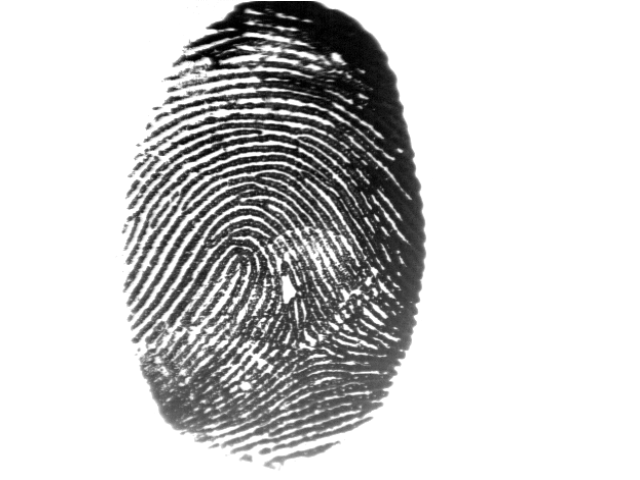
#> input picture Pictures/fingerprint.tif, 640 x 480 px
$ python main.py
#> lines starting #> are read from the running program, lines starting #| are printed output that depends on the picture
### imageProcessing.py
import cv2
import numpy as np
from PIL import Image


# [19 lines left out: function DFT, not called in this run]


def IDFT(M, N, magnitude_spectrum, phase_spectrum):
    """
    使用相角重建图像（假设单位幅值），并手动实现中心化和反傅里叶变换。

    参数:
        phase_spectrum (numpy.ndarray): 输入的相角矩阵。
        save_path (str): 保存重建图像的路径。

    返回:
        reconstructed_image (numpy.ndarray): 反傅里叶变换后的图像。
    """
    # 构造单位幅值的复数频谱
    complex_spectrum = magnitude_spectrum * np.exp(1j * phase_spectrum)  # 复数形式

    # [11 lines of commented-out code are left out]
    reconstructed_image = np.abs(np.fft.ifft2(complex_spectrum))

    return reconstructed_image


def centerImage(image):
    """
    对图像进行中心化处理，乘以 (-1)^(x+y)
    参数:
        image (numpy.ndarray): 输入的灰度图像。
    返回:
        centered_image (numpy.ndarray): 中心化处理后的图像。
    """
    M, N = image.shape
    centered_image = np.zeros_like(image, dtype=np.float64)
    for x in range(M):
        for y in range(N):
            centered_image[x, y] = image[x, y] * ((-1) ** (x + y))
    return centered_image


def translate_image(image, tx, ty):
    """
    对图像进行平移操作。

    参数:
        image (numpy.ndarray): 输入的灰度图像。
        tx (int): 沿水平方向平移的像素数（正值右移，负值左移）。
        ty (int): 沿垂直方向平移的像素数（正值下移，负值上移）。
    返回:
        translated_image (numpy.ndarray): 平移后的图像。
    """
    rows, cols = image.shape
    # 创建平移矩阵
    M = np.float32([[1, 0, tx], [0, 1, ty]])
    # 应用仿射变换
    translated_image = cv2.warpAffine(image, M, (cols, rows), borderValue=(255, 255, 255))
    return translated_image


def rotate_image(image, angle, center=None, scale=1.0):
    """
    对图像进行旋转，并以旋转中心为中心裁切到原始大小，边界填充为白色。

    参数:
        image (numpy.ndarray): 输入的灰度图像。
        angle (float): 旋转角度（以度为单位，正值为逆时针方向）。
        scale (float): 缩放比例，默认为 1.0。
    返回:
        cropped_image (numpy.ndarray): 旋转并裁切到原始大小的图像。
    """
    rows, cols = image.shape

    # 计算旋转角度的弧度值
    angle_rad = np.radians(angle)

    # 计算旋转后的图像宽高
    new_width = int(abs(rows * np.sin(angle_rad)) + abs(cols * np.cos(angle_rad)))
    new_height = int(abs(rows * np.cos(angle_rad)) + abs(cols * np.sin(angle_rad)))

    # 计算新的中心点
    new_center = (new_width // 2, new_height // 2)

    # 创建旋转矩阵，并调整中心点到新图像中心
    rotation_matrix = cv2.getRotationMatrix2D((cols // 2, rows // 2), angle, scale)
    rotation_matrix[0, 2] += new_center[0] - cols // 2
    rotation_matrix[1, 2] += new_center[1] - rows // 2

    # 应用仿射变换，输出图像大小调整为新宽高，边界填充为白色
    rotated_image = cv2.warpAffine(image, rotation_matrix, (new_width, new_height), borderValue=(255, 255, 255))

    # 计算裁剪区域，以原始中心为基准裁切原始大小
    start_x = new_center[0] - cols // 2
    start_y = new_center[1] - rows // 2
    cropped_image = rotated_image[start_y:start_y + rows, start_x:start_x + cols]

    return cropped_image

### main.py
import matplotlib.pyplot as plt
from matplotlib import rcParams
from imageProcessing import *

# 设置中文字体为 SimHei
rcParams['font.family'] = 'SimHei'

# 另外可以设置负号显示正确
rcParams['axes.unicode_minus'] = False

if __name__ == "__main__":
    # 读取图像并转换为灰度图像
    path = "./Pictures/fingerprint.tif"
    image = cv2.imread(path, cv2.IMREAD_GRAYSCALE)
#> image is the input picture: shape (480, 640); min 0, max 255, mean 204.8

    # 如果图像读取失败，给出提示
    if image is None:
        print("无法读取图像，请检查图像路径")
        exit()

    # 获取图像的尺寸
    M, N = image.shape
#> M = 480; N = 640

    # 将图像数据类型转换为 float64，以支持负数
    image = image.astype(np.float64)

    # 计算傅里叶变换
    F = np.fft.fft2(image)
    # F = DFT(image)

    # 计算频谱的幅度
    original_magnitude_spectrum = np.abs(F)

    # 计算相位图
    phase = np.angle(F)

    # 保存原始频谱图
    plt.figure(figsize=(6, 6))
    plt.imshow(original_magnitude_spectrum, cmap='gray')
    plt.axis('off')
    plt.savefig('./Pictures/original_frequency_spectrum.png', dpi=300, bbox_inches='tight', pad_inches=0)
    plt.close()  # 关闭当前图形

    '''对数化'''
    # 对原始频谱取对数
    log_magnitude_spectrum = np.log(original_magnitude_spectrum + 1)
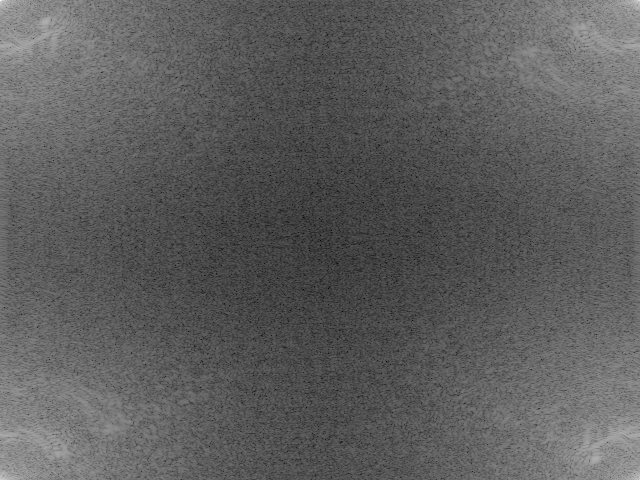
#> log_magnitude_spectrum: shape (480, 640) float64; min 2.05, max 17.96, mean 7.91; drawn with min black and max white

    # 保存频谱图
    plt.figure(figsize=(6, 6))
    plt.imshow(log_magnitude_spectrum, cmap='gray')
    plt.axis('off')
    plt.savefig('./Pictures/log_frequency_spectrum.png', dpi=300, bbox_inches='tight', pad_inches=0)
    plt.close()  # 关闭当前图形

    '''中心化'''
    centered_image = centerImage(image)
#> after the loop in centerImage, `for x in range(M):`:
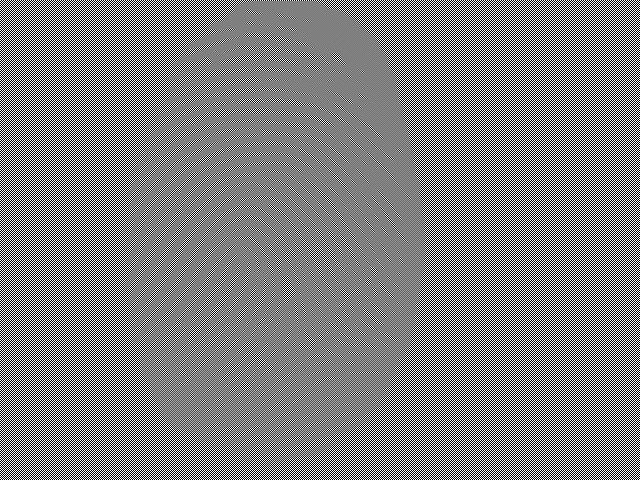
#> centered_image: shape (480, 640) float64; min -255, max 255, mean 0; drawn with min black and max white

    # 计算傅里叶变换
    F_centered = np.fft.fft2(centered_image)

    # 计算频谱的幅度
    centered_magnitude_spectrum = np.abs(F_centered)

    # 计算频谱的幅度并取对数，以便更容易可视化
    log_centered_magnitude_spectrum = np.log(centered_magnitude_spectrum + 1)

    # 保存频谱图
    plt.figure(figsize=(6, 6))
    plt.imshow(log_centered_magnitude_spectrum, cmap='gray')
    plt.axis('off')
    plt.savefig('./Pictures/log_centered_frequency_spectrum.png', dpi=300, bbox_inches='tight', pad_inches=0)
    plt.close()  # 关闭当前图形

    # 计算相位图
    centered_phase = np.angle(F_centered)

    # 保存相位图
    plt.figure(figsize=(6, 6))
    plt.imshow(centered_phase, cmap='gray')
    plt.axis('off')
    plt.savefig('./Pictures/centered_phase.png', dpi=300, bbox_inches='tight', pad_inches=0)
    plt.close()  # 关闭当前图形

    '''平移'''
    # 对图像进行平移操作
    translated_image = translate_image(image, 100, 10)
#> in translate_image, `translated_image = cv2.warpAffine(image, M, (cols, rows), borderValue=..`:
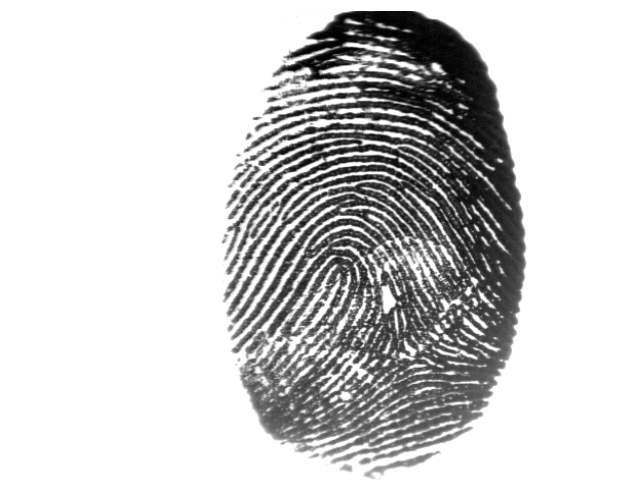
#> translated_image: shape (480, 640) float64; min 0, max 255, mean 204.8

    # 保存平移图像
    cv2.imwrite('./Pictures/translated_fingerprint.png', translated_image)

    # 对图像进行中心化处理：乘以(-1) ^ (x + y)
    centered_translated_image = centerImage(translated_image)

    # 计算傅里叶变换
    F_centered_translated = np.fft.fft2(centered_translated_image)

    # 计算频谱的幅度并取对数，以便更容易可视化
    centered_translated_magnitude_spectrum = np.abs(F_centered_translated)
    log_centered_translated_magnitude_spectrum = np.log(centered_translated_magnitude_spectrum + 1)

    # 保存频谱图
    plt.figure(figsize=(6, 6))
    plt.imshow(log_centered_translated_magnitude_spectrum, cmap='gray')
    plt.axis('off')
    plt.savefig('./Pictures/translated_log_centered_frequency_spectrum.png', dpi=300, bbox_inches='tight', pad_inches=0)
    plt.close()  # 关闭当前图形

    # 计算相位
    translated_phase = np.angle(F_centered_translated)

    # 保存相位图
    plt.figure(figsize=(6, 6))
    plt.imshow(translated_phase, cmap='gray')
    plt.axis('off')
    plt.savefig('./Pictures/translated_centered_phase.png', dpi=300, bbox_inches='tight', pad_inches=0)
    plt.close()  # 关闭当前图形

    '''旋转'''
    # 对图像进行旋转操作
    rotated_image = rotate_image(image, 45)
#> in rotate_image, `rotated_image = cv2.warpAffine(image, rotation_matrix, (new_width, new..`:
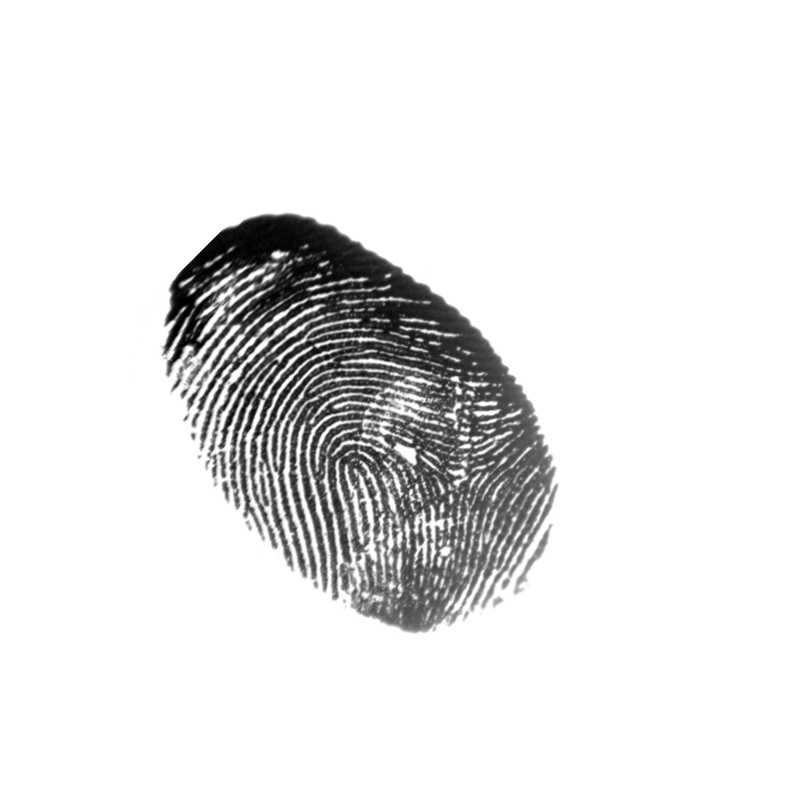
#> rotated_image: shape (791, 791) float64; min 0, max 255, mean 230.4

    # 保存平移图像
    cv2.imwrite('./Pictures/rotated_fingerprint.png', rotated_image)

    # 对图像进行中心化处理：乘以(-1) ^ (x + y)
    centered_rotated_image = centerImage(rotated_image)

    # 计算傅里叶变换
    F_centered_rotated = np.fft.fft2(centered_rotated_image)

    # 计算频谱的幅度并取对数，以便更容易可视化
    centered_rotated_magnitude_spectrum = np.abs(F_centered_rotated)
    log_centered_rotated_magnitude_spectrum = np.log(centered_rotated_magnitude_spectrum + 1)
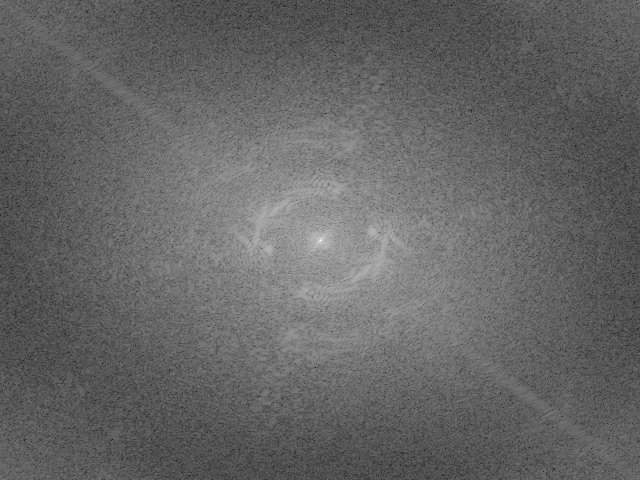
#> log_centered_rotated_magnitude_spectrum: shape (480, 640) float64; min 0.873, max 17.96, mean 7.67; drawn with min black and max white

    # 保存频谱图
    plt.figure(figsize=(6, 6))
    plt.imshow(log_centered_rotated_magnitude_spectrum, cmap='gray')
    plt.axis('off')
    plt.savefig('./Pictures/rotated_log_centered_frequency_spectrum.png', dpi=300, bbox_inches='tight', pad_inches=0)
    plt.close()  # 关闭当前图形

    # 计算相位
    rotated_phase = np.angle(F_centered_rotated)
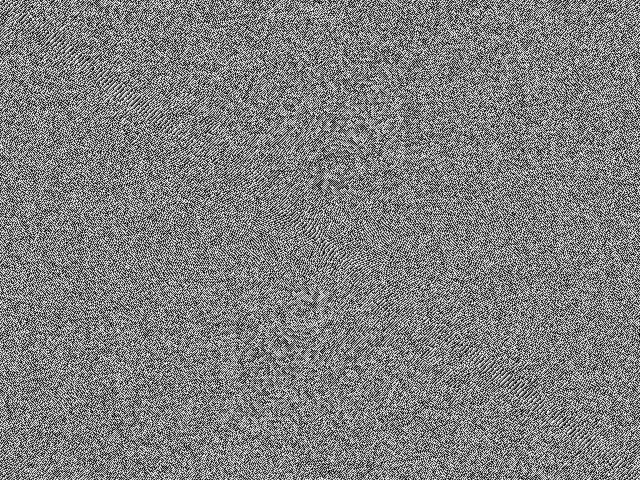
#> rotated_phase: shape (480, 640) float64; min -3.14, max 3.14, mean 1.02e-05; drawn with min black and max white

    # 保存相位图
    plt.figure(figsize=(6, 6))
    plt.imshow(rotated_phase, cmap='gray')
    plt.axis('off')
    plt.savefig('./Pictures/rotated_centered_phase.png', dpi=300, bbox_inches='tight', pad_inches=0)
    plt.close()  # 关闭当前图形

    '''计算相角对图像信息的贡献（即相角的IDFT）'''
    phase_reconstructed_image = IDFT(M, N, 1, centered_phase)

    # 保存重建图片
    plt.imsave('./Pictures/phase_reconstructed_image.png', phase_reconstructed_image, cmap='gray')

    '''计算幅度谱对图像信息的贡献（即幅度的IDFT）'''
    magnitude_reconstructed_image = IDFT(M, N, centerImage(centered_magnitude_spectrum), 1)
#> call 2 of IDFT, with M = 480, N = 640, phase_spectrum = 1
#> in IDFT (call 2), `reconstructed_image = np.abs(np.fft.ifft2(complex_spectrum))`:
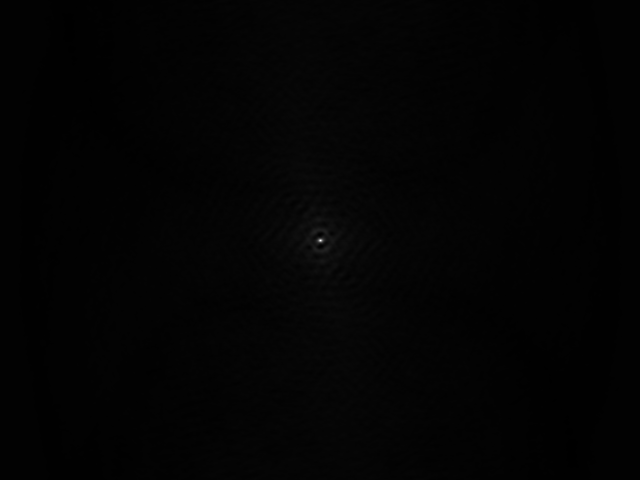
#> reconstructed_image: shape (480, 640) float64; min 73.81, max 9411.8, mean 204.8; drawn with min black and max white

    # 保存重建图片
    plt.imsave('./Pictures/magnitude_reconstructed_image.png', magnitude_reconstructed_image, cmap='gray')

$ run again, with Pictures/frequency_spectrum.png saved as Pictures/fingerprint.tif
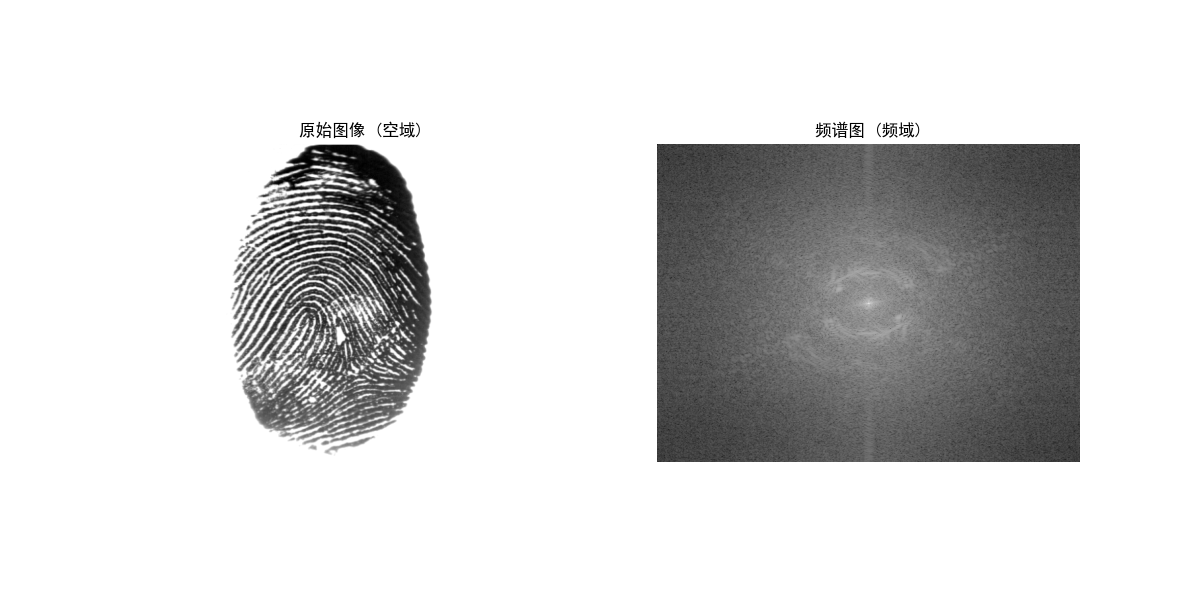
#> input picture Pictures/frequency_spectrum.png, 1200 x 600 px
#> image is the input picture: shape (600, 1200); min 0, max 255, mean 215.1
#> after the loop in centerImage, `for x in range(M):`:
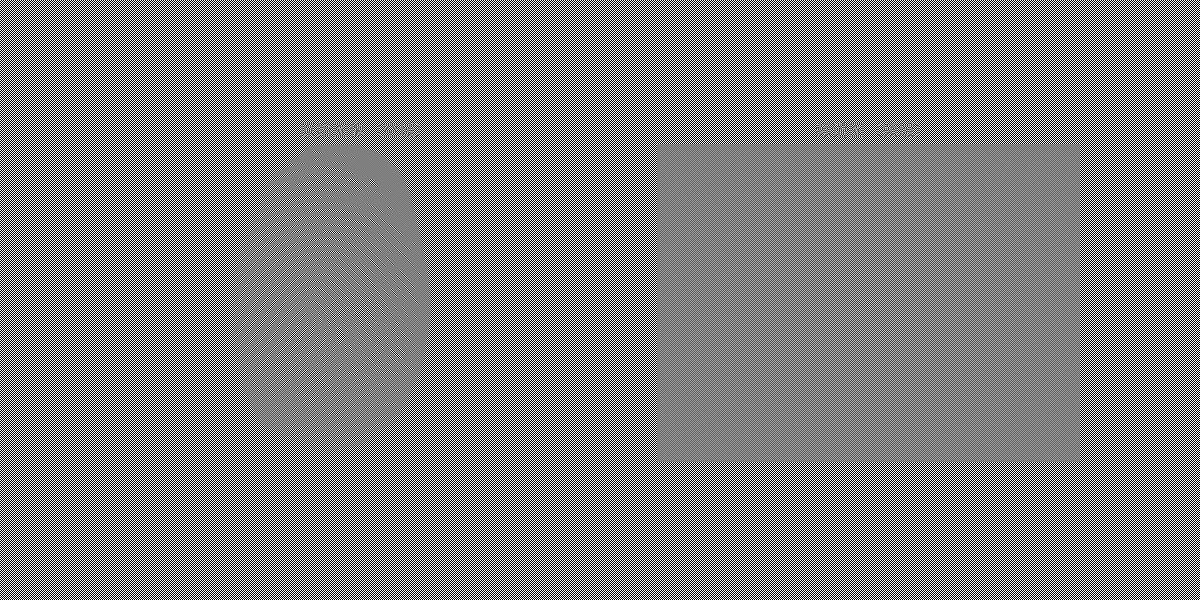
#> centered_image: shape (600, 1200) float64; min -255, max 255, mean 0; drawn with min black and max white
#> in IDFT, `reconstructed_image = np.abs(np.fft.ifft2(complex_spectrum))`:
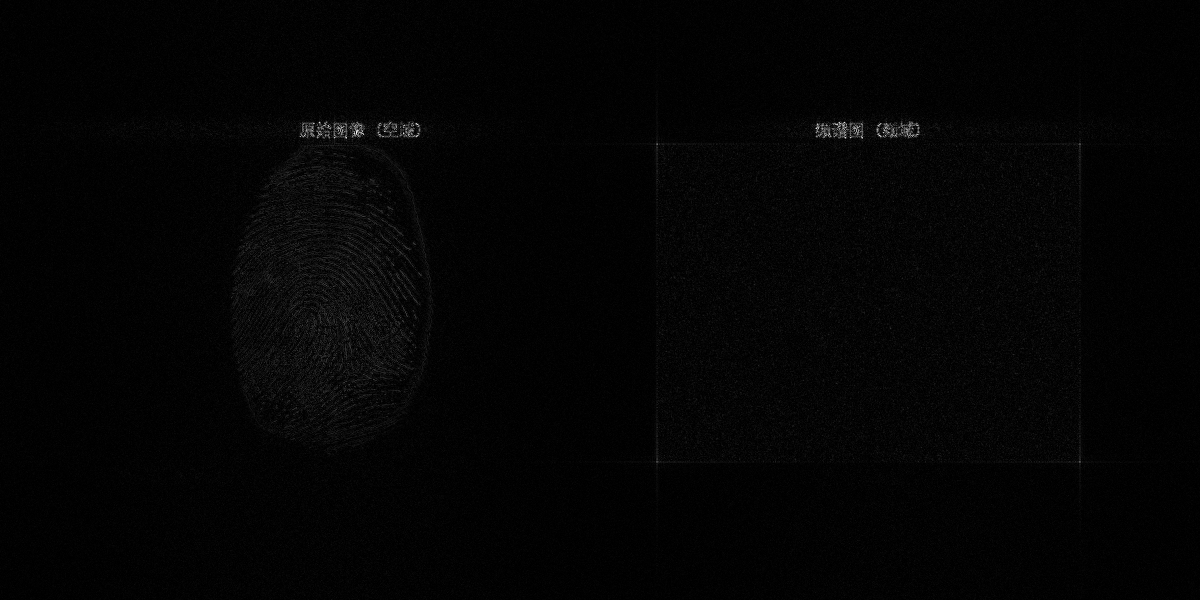
#> reconstructed_image: shape (600, 1200) float64; min 2.09e-09, max 0.0375, mean 0.000632; drawn with min black and max white
